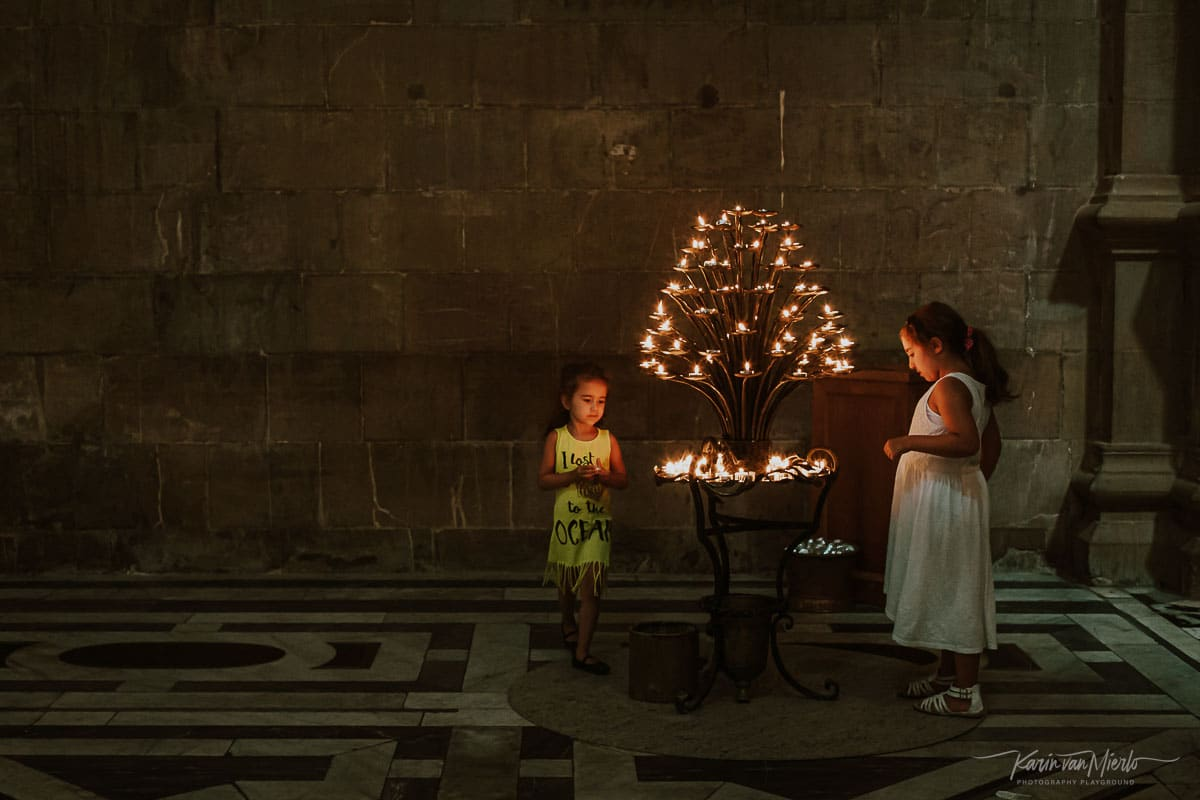
#> input picture sample_img7.jpg, 1200 x 800 px
$ jupyter execute 'Histogram and Histogram equalization.ipynb'
#> lines starting #> are read from the running program, lines starting #| are printed output that depends on the picture
[cell 1]
import cv2
import numpy as np
import matplotlib.pyplot as plt

## Histogram Equalization

[cell 2]
img = cv2.imread("sample_img7.jpg")
#> img is the input picture: shape (800, 1200, 3); mean B, G, R 18.1, 33.9, 45.5
img = cv2.resize(img, (600, 500))
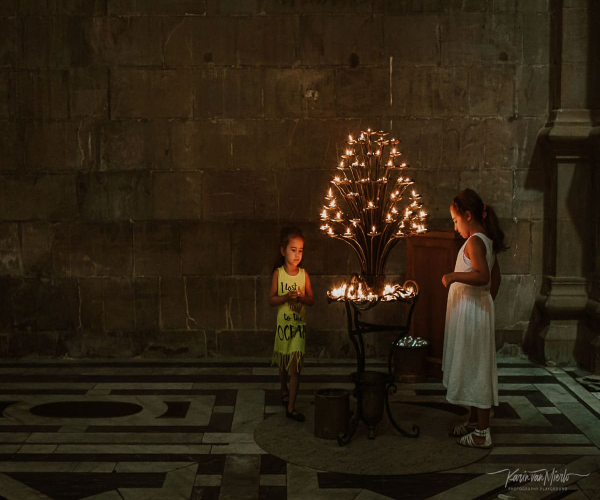
#> img: shape (500, 600, 3); mean B, G, R 18, 33.8, 45.4

gray = cv2.cvtColor(img, cv2.COLOR_BGR2GRAY)

# hist= cv2.calcHist([gray],[0],None,[255],[0,255])
# plt.plot(hist)
# plt.show()

new_img= cv2.equalizeHist(gray)
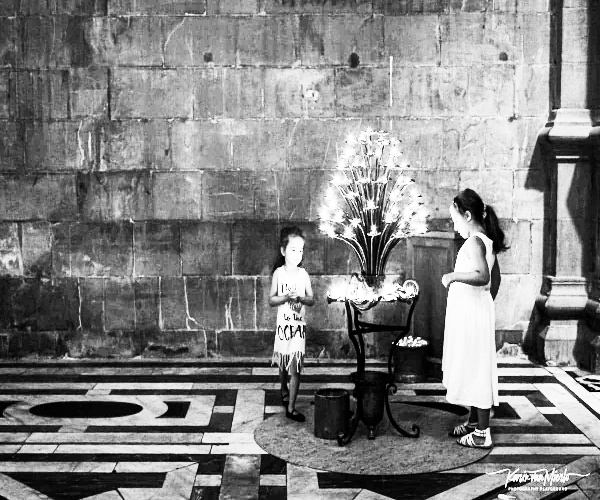
#> new_img: shape (500, 600); min 0, max 255, mean 130.1

hist= cv2.calcHist([new_img],[0],None,[255],[0,255])
#> hist = 255 values, max 9563 at index 128, min 0 at index 3, mean 1174.2
plt.plot(hist)
plt.show()
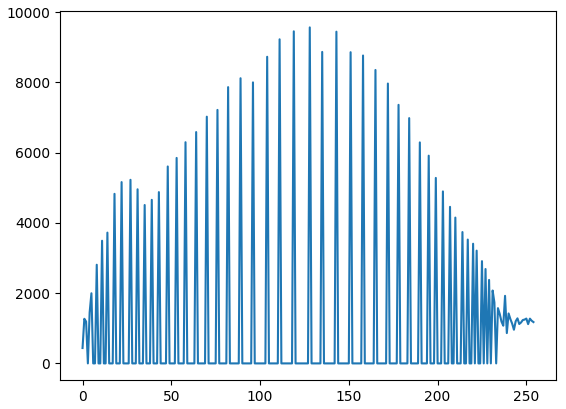
#> figure drawn by matplotlib, 1 panel; curve peaks at x = 128, y = 9563

cv2.imshow("sample",new_img)
cv2.waitKey(0)
cv2.destroyAllWindows()

[cell 3]
img = cv2.imread("sample_img7.jpg")
img = cv2.resize(img, (600, 500))

b, g, r = cv2.split(img)
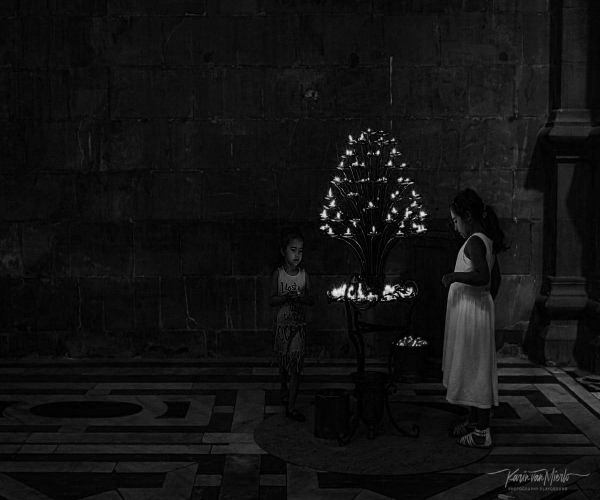
#> b: shape (500, 600); min 0, max 234, mean 18
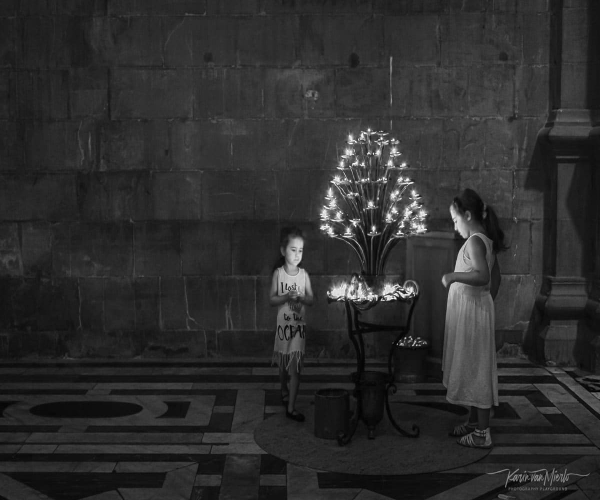
#> r: shape (500, 600); min 1, max 254, mean 45.4

b_eq = cv2.equalizeHist(b)
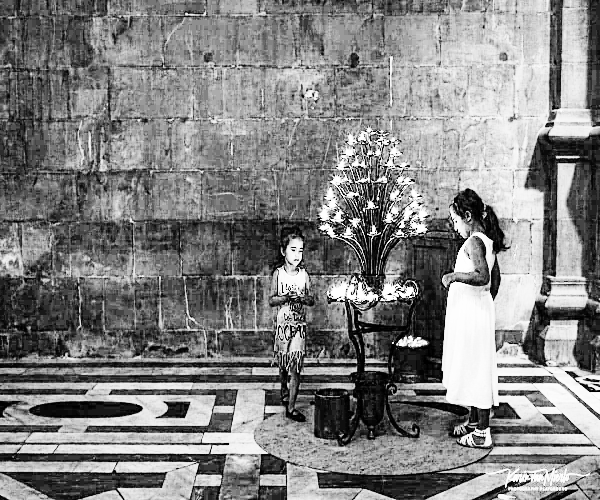
#> b_eq: shape (500, 600); min 0, max 255, mean 130.6
g_eq = cv2.equalizeHist(g)
r_eq = cv2.equalizeHist(r)
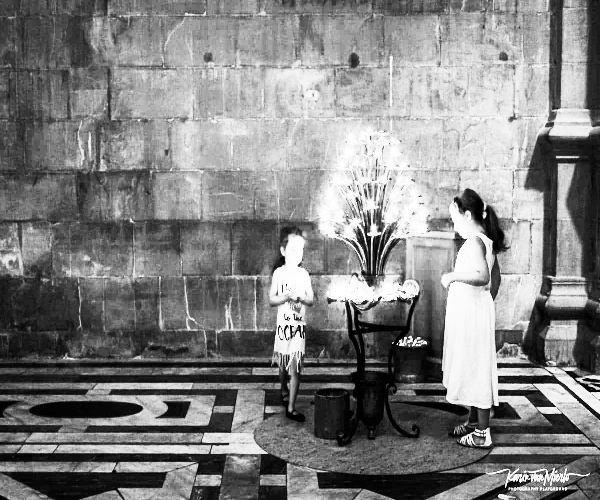
#> r_eq: shape (500, 600); min 0, max 255, mean 129.7

new_img = cv2.merge([b_eq, g_eq, r_eq])
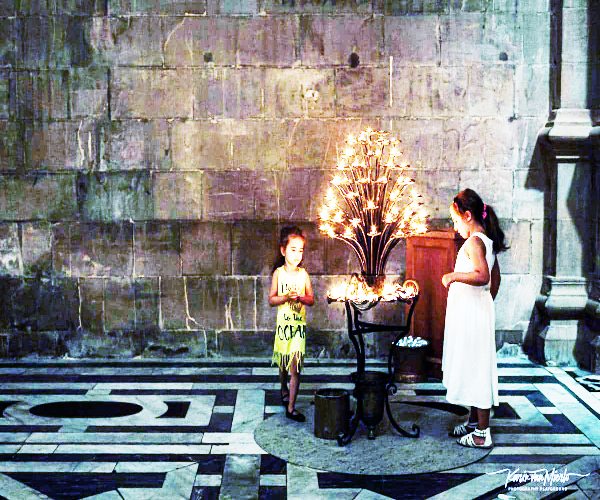
#> new_img: shape (500, 600, 3); mean B, G, R 130.6, 130.1, 129.7

cv2.imshow("sample", new_img)
cv2.waitKey(0)
cv2.destroyAllWindows()

## CLAHE Histogram EQ:

[cell 4]
img = cv2.imread("sample_img7.jpg")
img = cv2.resize(img, (600, 500))

gray = cv2.cvtColor(img, cv2.COLOR_BGR2GRAY)
# new_img= cv2.equalizeHist(gray)

hist= cv2.calcHist([gray],[0],None,[255],[0,255])
#> hist = 255 values, max 9563 at index 32, min 0 at index 0, mean 1176.5
plt.plot(hist)
plt.show()
#> figure, not shown here; curve peaks at x = 32, y = 9563

cl= cv2.createCLAHE(clipLimit=3,tileGridSize=(32,32))
new_img= cl.apply(gray)
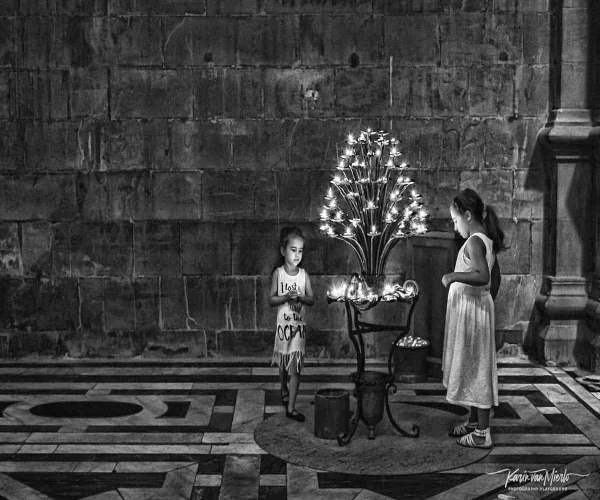
#> new_img: shape (500, 600); min 2, max 255, mean 62.8

hist= cv2.calcHist([new_img],[0],None,[255],[0,255])
#> hist = 255 values, max 5381 at index 48, min 0 at index 0, mean 1176.4
plt.plot(hist)
plt.show()
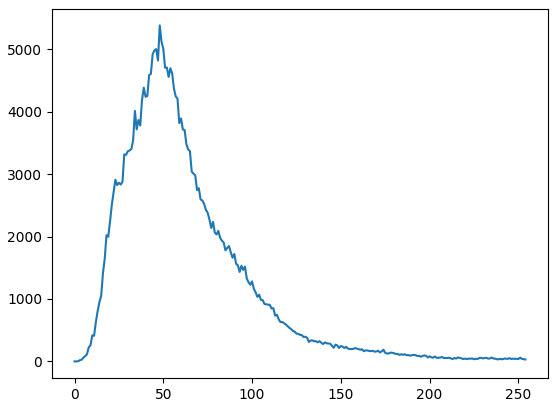
#> figure drawn by matplotlib, 1 panel; curve peaks at x = 48, y = 5381

cv2.imshow("sample1",gray)
cv2.imshow("sample",new_img)
cv2.waitKey(0)
cv2.destroyAllWindows()

$ run again, with sample_img4.jpg copied over sample_img7.jpg
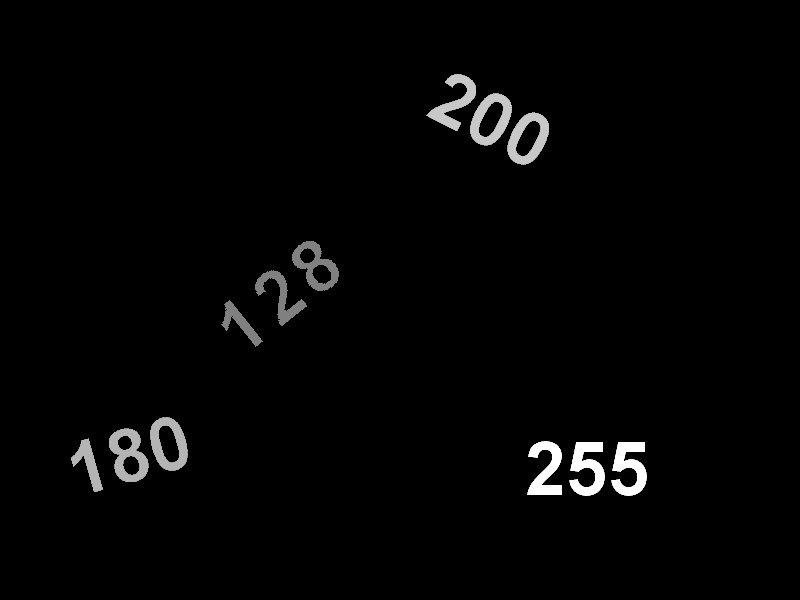
#> input picture sample_img4.jpg, 800 x 600 px
#> img is the input picture: shape (600, 800, 3); min 0, max 255, mean 4.8
#> img: shape (500, 600, 3)
#> `hist= cv2.calcHist([new_img],[0],None,[255],[0,255])`: hist = 255 values, max 285070 at index 0, min 0 at index 1, mean 1175.6
#> `hist= cv2.calcHist([gray],[0],None,[255],[0,255])`: hist = 255 values, max 285070 at index 0, min 1 at index 218, mean 1175.6
#> `new_img= cl.apply(gray)`:
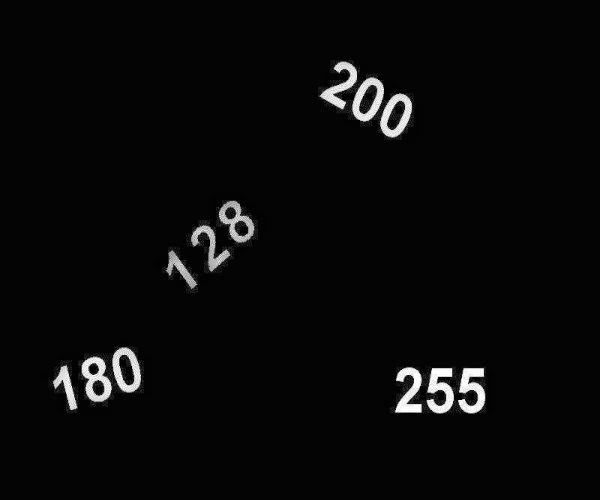
#> new_img: shape (500, 600); min 3, max 255, mean 9.8
#> `hist= cv2.calcHist([new_img],[0],None,[255],[0,255])`: hist = 255 values, max 277836 at index 4, min 0 at index 0, mean 1175.5
#> `plt.show()`:
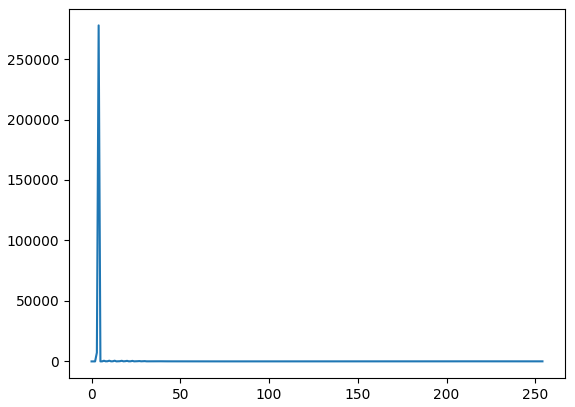
#> figure drawn by matplotlib, 1 panel; curve peaks at x = 4, y = 277836

$ run again, with sample_img5.jpg copied over sample_img7.jpg
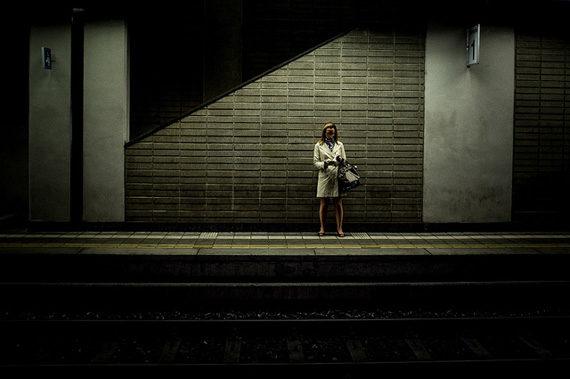
#> input picture sample_img5.jpg, 570 x 379 px
#> img is the input picture: shape (379, 570, 3); mean B, G, R 23, 30.9, 30.8
#> img: shape (500, 600, 3)
#> `hist= cv2.calcHist([new_img],[0],None,[255],[0,255])`: hist = 255 values, max 75356 at index 0, min 0 at index 1, mean 1174.7
#> `hist= cv2.calcHist([gray],[0],None,[255],[0,255])`: hist = 255 values, max 75356 at index 0, min 0 at index 224, mean 1176.5
#> `hist= cv2.calcHist([new_img],[0],None,[255],[0,255])`: hist = 255 values, max 63087 at index 4, min 0 at index 0, mean 1176.4
#> `plt.show()`:
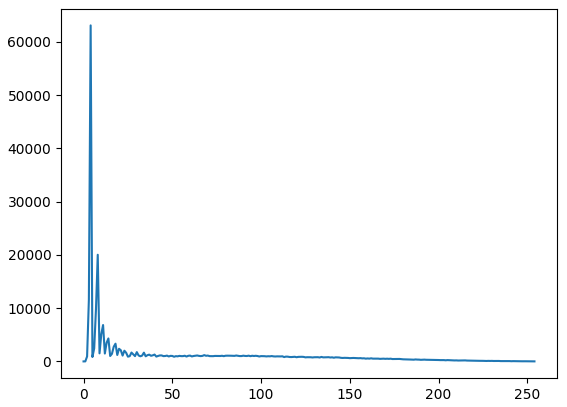
#> figure drawn by matplotlib, 1 panel; curve peaks at x = 4, y = 63087
